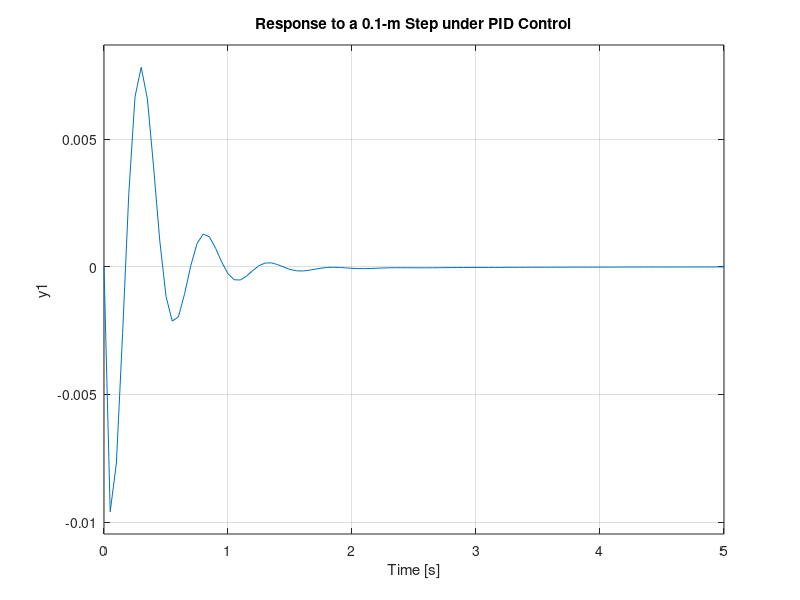
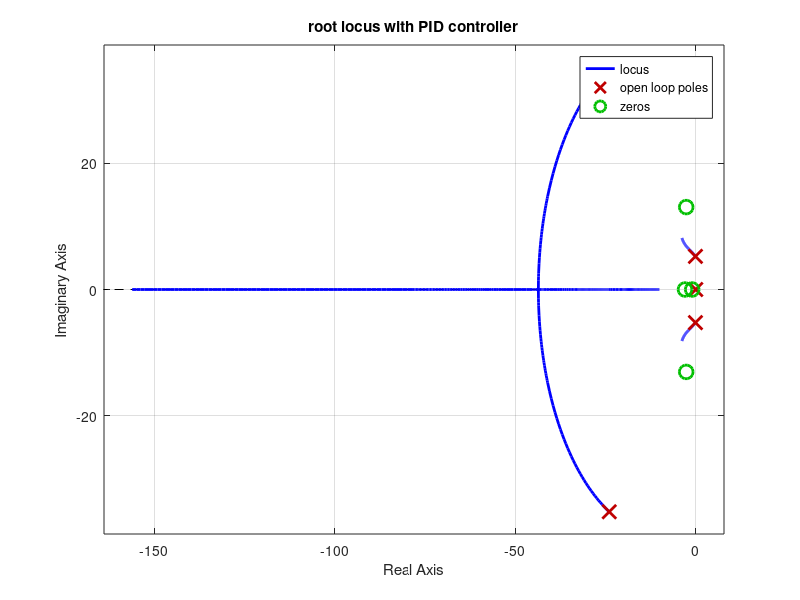
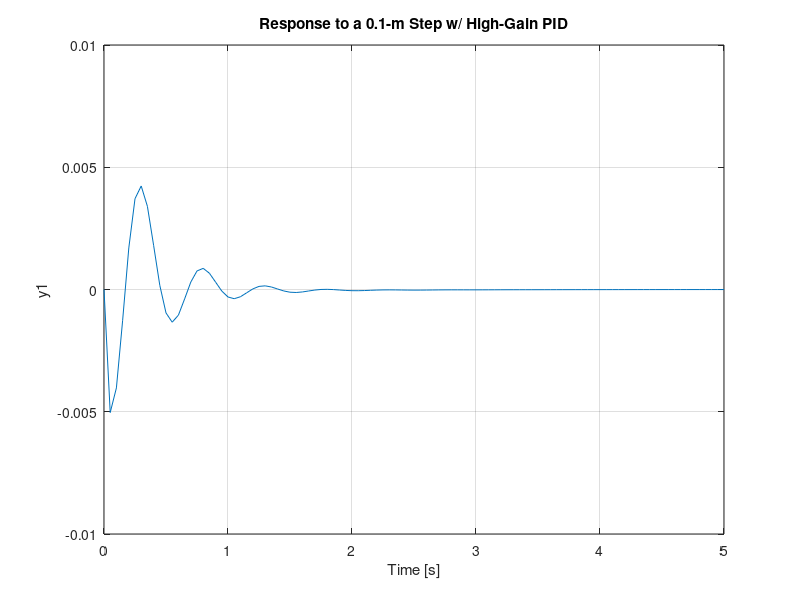

The MATLAB script that drew these images, in order:
clc;
clear all;
close all;
m1 = 2500;
m2 = 320;
k1 = 80000;
k2 = 500000;
b1 = 350;
b2 = 15020;

nump=[(m1+m2) b2 k2];
denp=[(m1*m2) (m1*(b1+b2))+(m2*b1) (m1*(k1+k2))+(m2*k1)+(b1*b2) (b1*k2)+(b2*k1) k1*k2];
G1=tf(nump,denp);

num1=[-(m1*b2) -(m1*k2) 0 0];
den1=[(m1*m2) (m1*(b1+b2))+(m2*b1) (m1*(k1+k2))+(m2*k1)+(b1*b2) (b1*k2)+(b2*k1) k1*k2];
G2=tf(num1,den1);

numf=num1;
denf=nump;
F=tf(numf,denf);


Kd = 208025;
Kp = 832100;
Ki = 624075;
C = pid(Kp,Ki,Kd);
sys_cl=F*feedback(G1,C);

t=0:0.05:5;
figure(1);
step(0.1*sys_cl,t)
title('Response to a 0.1-m Step under PID Control')

z1=1;
z2=3;
p1=0;
figure(2);
s = tf('s');
C = ((s+z1)*(s+z2))/(s+p1);
rlocus(C*G1)
title('root locus with PID controller')


Kd=2*Kd;
Kp=2*Kp;
Ki=2*Ki;
C=pid(Kp,Ki,Kd);
sys_cl=F*feedback(G1,C);
figure(3);
step(0.1*sys_cl,t)
title('Response to a 0.1-m Step w/ High-Gain PID')
axis([0 5 -.01 .01])

